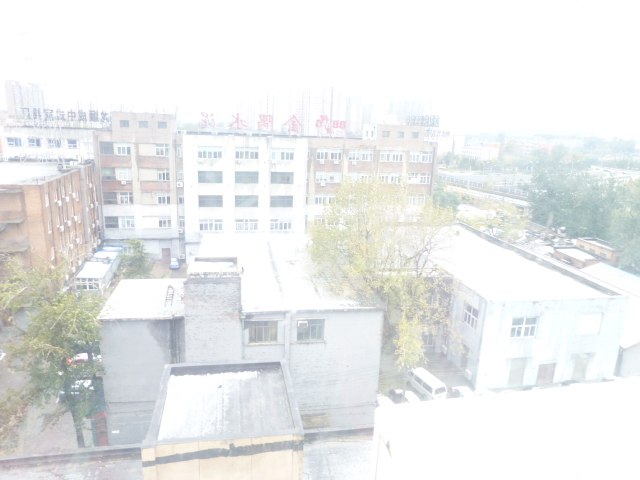
#> input picture assignment1/radial_clahe/input/sample01.jpg, 640 x 480 px; its folder holds only this picture in this run
$ python G_clahe.py
#> lines starting #> are read from the running program, lines starting #| are printed output that depends on the picture; after the words box and inside, x2 and y2 are one past the last pixel; in counts of white or black regions, pixels touching at a corner belong together
import cv2
import numpy as np
import os

def radial_soft_clahe_luminance(y_channel, num_rings=100, clipLimit=2.0, nbins=256, sigma_r=5.0, alpha=0.5):

    h, w = y_channel.shape
    center = (h/2, w/2)
    max_radius = np.sqrt(center[0]**2 + center[1]**2)

    hist, _ = np.histogram(y_channel.flatten(), bins=nbins, range=(0,256))
    cdf = hist.cumsum()
    cdf_normalized = cdf * 255 / cdf[-1]
    he_img = cdf_normalized[y_channel]

    Y, X = np.ogrid[:h, :w]
    dist = np.sqrt((Y - center[0])**2 + (X - center[1])**2)
    normalized_dist = dist / max_radius * num_rings

    mappings = np.zeros((num_rings, nbins), dtype=np.float32)
    for i in range(num_rings):
        r1 = i * max_radius / num_rings
        r2 = (i + 1) * max_radius / num_rings
        mask = (dist >= r1) & (dist < r2)
        pixels = y_channel[mask]
        if len(pixels) > 0:
            hist_local, _ = np.histogram(pixels, bins=nbins, range=(0,256))
            clip_val = clipLimit * hist_local.mean()
            excess = hist_local - clip_val
            excess[excess < 0] = 0
            hist_local = np.minimum(hist_local, clip_val)
            hist_local += excess.sum() // nbins
            cdf_local = np.cumsum(hist_local) / np.sum(hist_local)
            mappings[i] = cdf_local * 255
        else:
            mappings[i] = np.arange(nbins, dtype=np.float32)

    ring_indices = np.arange(num_rings).reshape(-1,1,1)
    normalized_dist_3d = normalized_dist[np.newaxis, :, :]
    weights = np.exp(-0.5 * ((ring_indices - normalized_dist_3d)/sigma_r)**2)
    weights /= weights.sum(axis=0, keepdims=True)

    out_y = np.zeros_like(y_channel, dtype=np.float32)
    for val in range(256):
        mask = (y_channel == val)
        if np.any(mask):
            weighted_map = np.sum(weights[:, mask] * mappings[:, val][:, np.newaxis], axis=0)
            out_y[mask] = weighted_map

    fused = alpha * out_y + (1-alpha) * he_img
    return np.clip(fused, 0, 255).astype(np.uint8)


def process_folder_luminance(input_folder, output_folder, num_rings=100, clipLimit=2.0, sigma_r=5.0, alpha=0.5):
#> called with input_folder = 'input', output_folder = 'output_G_clahe', num_rings = 100, clipLimit = 2, sigma_r = 5, alpha = 0.5
    if not os.path.exists(output_folder):
        os.makedirs(output_folder)

    for filename in os.listdir(input_folder):
        if filename.lower().endswith((".jpg", ".jpeg")):
            filepath = os.path.join(input_folder, filename)
            img = cv2.imread(filepath)
#> img is the input picture: shape (480, 640, 3); mean B, G, R 234.8, 235.3, 233.6
            if img is None:
                print(f"Skipped unreadable file: {filename}")
                continue

            ycrcb = cv2.cvtColor(img, cv2.COLOR_BGR2YCrCb)
#> ycrcb: shape (480, 640, 3); mean of channels 0, 1, 2 234.8, 127.2, 128.1
            y, cr, cb = cv2.split(ycrcb)
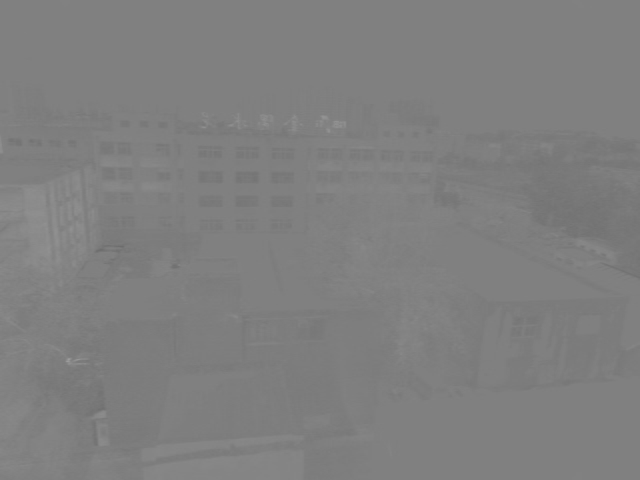
#> cr: shape (480, 640); min 109, max 156, mean 127.2

            y_clahe = radial_soft_clahe_luminance(y, num_rings=num_rings,
                                                  clipLimit=clipLimit,
                                                  sigma_r=sigma_r,
                                                  alpha=alpha)
#> in radial_soft_clahe_luminance, `hist, _ = np.histogram(y_channel.flatten(), bins=nbins, range=(0,256))`: hist = 256 values, max 117999 at index 255, min 0 at index 0, mean 1200
#> in radial_soft_clahe_luminance, `cdf = hist.cumsum()`: cdf = 256 values from 0 to 307200
#> in radial_soft_clahe_luminance, `cdf_normalized = cdf * 255 / cdf[-1]`: cdf_normalized = 256 values from 0 to 255
#> in radial_soft_clahe_luminance, `he_img = cdf_normalized[y_channel]`:
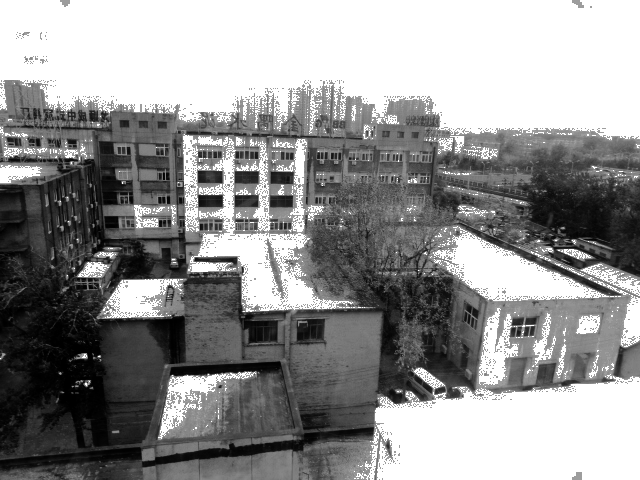
#> he_img: shape (480, 640) float64; min 0.00249, max 255, mean 147.1
#> the loop in radial_soft_clahe_luminance, `for i in range(num_rings):` made 100 passes
#> clip_val on passes 1 to 12: 0.352, 1.16, 1.91, 2.78, 3.53, 4.25, 5.16, 5.91, 6.59, 7.53, 8.28, 8.88
#> after the loop in radial_soft_clahe_luminance, `for i in range(num_rings):`:
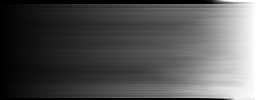
#> mappings: shape (100, 256) float32; min 0, max 255, mean 83.2
#> the loop in radial_soft_clahe_luminance, `for val in range(256):` made 256 passes
#> weighted_map on passes 130 to 134: [61.44, 60.15, 60.12], [60.56, 60.6], [61.12, 61.12, 61.14, 61.14, 62.89], [61.65, 61.74, 61.68, 61.6, 63.49, 63.45], [63.63, 63.56, 62.02, 62.12, 62.06, 62.32, 62.08, 62.14]
#> after the loop in radial_soft_clahe_luminance, `for val in range(256):`:
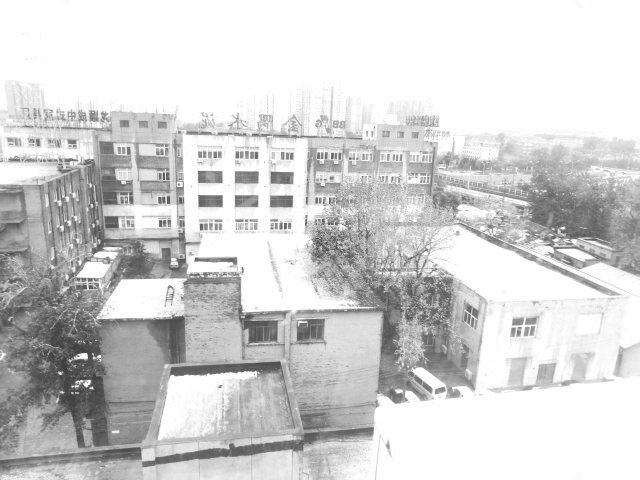
#> out_y: shape (480, 640) float32; min 60.12, max 255, mean 210.9
#> in radial_soft_clahe_luminance, `fused = alpha * out_y + (1-alpha) * he_img`:
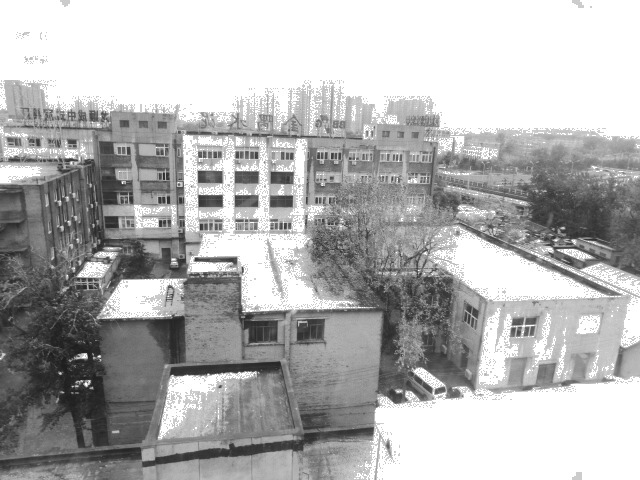
#> fused: shape (480, 640) float64; min 30.06, max 255, mean 179

            ycrcb_clahe = cv2.merge([y_clahe, cr, cb])
#> ycrcb_clahe: shape (480, 640, 3); mean of channels 0, 1, 2 178.7, 127.2, 128.1
            processed = cv2.cvtColor(ycrcb_clahe, cv2.COLOR_YCrCb2BGR)

            save_path = os.path.join(output_folder, filename)
            cv2.imwrite(save_path, processed)
            print(f"Processed: {filename} → {save_path}")


if __name__ == "__main__":
    input_folder = "input"
    output_folder = "output_G_clahe"
    process_folder_luminance(input_folder, output_folder, num_rings=100, clipLimit=2.0, sigma_r=5.0, alpha=0.5)

$ run again, on assignment1/radial_clahe/input/sample07.jpg
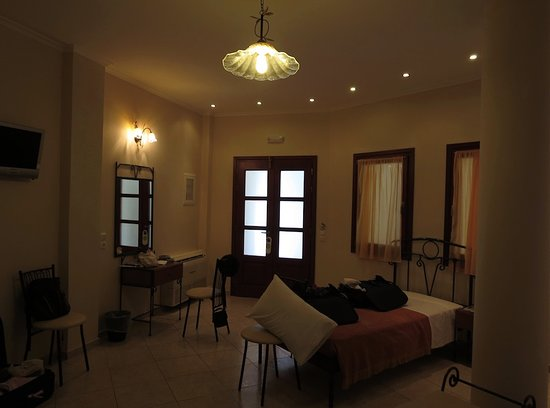
#> input picture assignment1/radial_clahe/input/sample07.jpg, 550 x 408 px
#> in process_folder_luminance, img is the input picture: shape (408, 550, 3); mean B, G, R 30.8, 49.3, 67.6
#> ycrcb: shape (408, 550, 3); mean of channels 0, 1, 2 52.6, 138.7, 115.7
#> hist = 256 values, max 5871 at index 40, min 14 at index 177, mean 876.6
#> cdf = 256 values from 382 to 224400
#> cdf_normalized = 256 values from 0.434 to 255
#> the loop in radial_soft_clahe_luminance, `for i in range(num_rings):` made 100 passes
#> clip_val on passes 1 to 8: 0.289, 0.844, 1.47, 2.03, 2.66, 3.03, 3.66, 4.47
#> the loop in radial_soft_clahe_luminance, `for val in range(256):` made 256 passes
#> pass 1, in radial_soft_clahe_luminance, `mask = (y_channel == val)`:
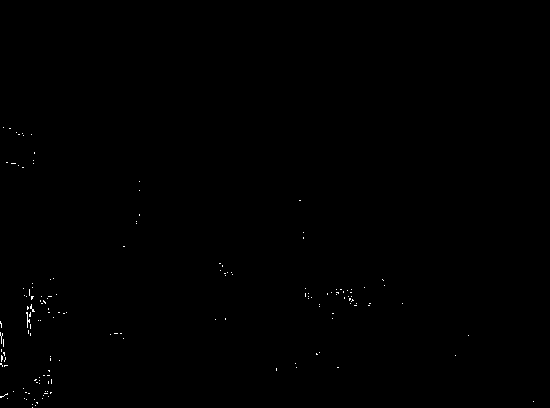
#> mask: shape (408, 550) bool; 0.17% white in thin lines or dots, all inside (x1, y1, x2, y2) = (0, 127, 534, 408)
#> ycrcb_clahe: shape (408, 550, 3); mean of channels 0, 1, 2 112.3, 138.7, 115.7
#> in process_folder_luminance, `processed = cv2.cvtColor(ycrcb_clahe, cv2.COLOR_YCrCb2BGR)`:
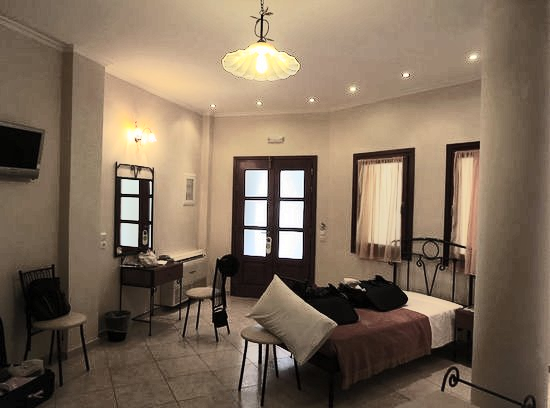
#> processed: shape (408, 550, 3); mean B, G, R 90.3, 108.9, 127.1
